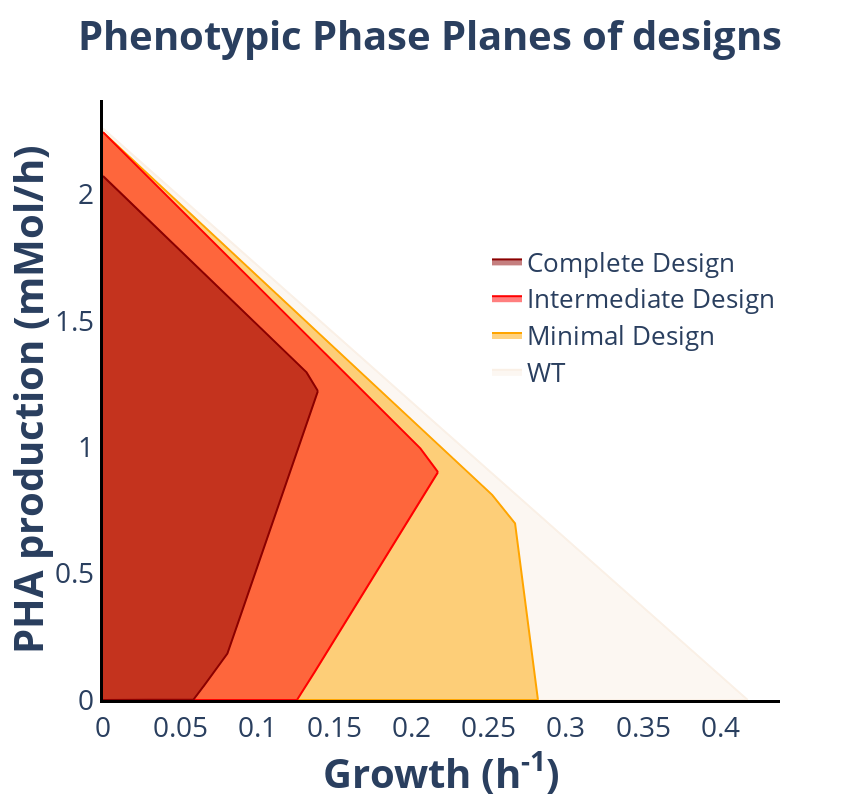

Write notebook code for a chart like this one.
### Code cell
min_r_df = min_result.data_frame
int_r_df = int_result.data_frame
complete_r_df = complete_result.data_frame

#parameters derived from wt dataframe
x = r_df.iloc[:, 0].tolist()
y1 = r_df.iloc[:, 1].tolist()
y2 = r_df.iloc[:, 2].tolist()

#parameters derived from min design dataframe
min_x = min_r_df.iloc[:, 0].tolist()
min_y1 = min_r_df.iloc[:, 1].tolist()
min_y2 = min_r_df.iloc[:, 2].tolist()

#parameters derived from intermediate design dataframe
int_x = int_r_df.iloc[:, 0].tolist()
int_y1 = int_r_df.iloc[:, 1].tolist()
int_y2 = int_r_df.iloc[:, 2].tolist()

#parameters derived from complete design dataframe
complete_x = complete_r_df.iloc[:, 0].tolist()
complete_y1 = complete_r_df.iloc[:, 1].tolist()
complete_y2 = complete_r_df.iloc[:, 2].tolist()

#user needed input:
title = "<b>Phenotypic Phase Planes of designs</b>"
xaxes_title = "<b>Growth (h<sup>-1</sup>)</b>"
yaxes_title =  "<b>PHA production (mMol/h)</b>"

fig = go.Figure()

#wt envelope
fig.add_trace(go.Scatter(
    x=x, 
    y=y1,
    fill=None,
    mode='lines',
    line_color='linen',
    showlegend=False
    ))
fig.add_trace(go.Scatter(
    x=x,
    y=y2,
    fill='tonexty', # fill area between trace0 and trace1
    mode='lines', 
    line_color='linen',
    name='WT'))
#minimal envelope
fig.add_trace(go.Scatter(
    x=min_x, 
    y=min_y1,
    fill=None,
    mode='lines',
    line_color='orange',
    showlegend=False
    ))
fig.add_trace(go.Scatter(
    x=min_x,
    y=min_y2,
    fill='tonexty', # fill area between trace0 and trace1
    mode='lines', 
    line_color='orange',
    name='Minimal Design'))
#intermediate envelope
fig.add_trace(go.Scatter(
    x=int_x, 
    y=int_y1,
    fill=None,
    mode='lines',
    line_color='red',
    showlegend=False
    ))
fig.add_trace(go.Scatter(
    x=int_x,
    y=int_y2,
    fill='tonexty', # fill area between trace0 and trace1
    mode='lines', 
    line_color='red',
    name='Intermediate Design'))
#complete envelope
fig.add_trace(go.Scatter(
    x=complete_x, 
    y=complete_y1,
    fill=None,
    mode='lines',
    line_color='darkred',
    showlegend=False
    ))
fig.add_trace(go.Scatter(
    x=complete_x,
    y=complete_y2,
    fill='tonexty', # fill area between trace0 and trace1
    mode='lines', 
    line_color='darkred',
    name='Complete Design'))

fig.update_layout(
    width = 860,
    height = 800,
    title = dict(text=title, font=dict(size=40), x=0.5, xanchor='center')
)

fig.update_layout(legend=dict(
    yanchor="top",
    y=0.77,
    xanchor="right",
    x=1.0,
    font=dict(size=26)
))

fig.update_xaxes(title=dict(text=xaxes_title, font=dict(size=40)) ,
                 range=[0, 1.05*max(x)],
                 showline=True,
                 linewidth=3.0,
                 linecolor='black')

fig.update_yaxes(title=dict(text=yaxes_title, font=dict(size=40)),
                 range=[0, 1.05*max(y2)],
                 showline=True,
                 linewidth=3.0,
                 linecolor='black')

fig.update_layout(
    plot_bgcolor='rgba(0,0,0,0)',
    yaxis = dict(tickfont = dict(size=28)),
    xaxis = dict(tickfont = dict(size=28))
)
fig.write_image("envelopes.svg") #after post editing this will be image 3D
fig.show()

### Figure 1 — Plotly figure (JSON) as saved in the notebook; plotly's stock layout.template omitted (floating-point values rounded to 4 significant figures)
{"data": [{"line": {"color": "linen"}, "mode": "lines", "showlegend": false, "type": "scatter", "x": [0, 0.02199, 0.04398, 0.06597, 0.08796, 0.1099, 0.1319, 0.1539, 0.1759, 0.1979, 0.2199, 0.2419, 0.2639, 0.2859, 0.3079, 0.3298, 0.3518, 0.3738, 0.3958, 0.4178], "y": [0, 0, 0, 0, 0, 0, 0, 0, 0, 0, 0, 0, 0, 0, 0, 0, 0, 0, 0, 0]}, {"fill": "tonexty", "line": {"color": "linen"}, "mode": "lines", "name": "WT", "type": "scatter", "x": [0, 0.02199, 0.04398, 0.06597, 0.08796, 0.1099, 0.1319, 0.1539, 0.1759, 0.1979, 0.2199, 0.2419, 0.2639, 0.2859, 0.3079, 0.3298, 0.3518, 0.3738, 0.3958, 0.4178], "y": [2.262, 2.143, 2.024, 1.905, 1.786, 1.666, 1.547, 1.428, 1.309, 1.19, 1.071, 0.9523, 0.8332, 0.7142, 0.5952, 0.4761, 0.3571, 0.2381, 0.119, 0]}, {"line": {"color": "orange"}, "mode": "lines", "showlegend": false, "type": "scatter", "x": [0, 0.01483, 0.02967, 0.0445, 0.05934, 0.07417, 0.08901, 0.1038, 0.1187, 0.1335, 0.1483, 0.1632, 0.178, 0.1928, 0.2077, 0.2225, 0.2373, 0.2522, 0.267, 0.2818], "y": [0, 0, 0, 0, 0, 0, 0, 0, 0, 0, 0, 0, 0, 0, 0, 0, 0, 0, 0, 0]}, {"fill": "tonexty", "line": {"color": "orange"}, "mode": "lines", "name": "Minimal Design", "type": "scatter", "x": [0, 0.01483, 0.02967, 0.0445, 0.05934, 0.07417, 0.08901, 0.1038, 0.1187, 0.1335, 0.1483, 0.1632, 0.178, 0.1928, 0.2077, 0.2225, 0.2373, 0.2522, 0.267, 0.2818], "y": [2.248, 2.163, 2.079, 1.994, 1.91, 1.825, 1.741, 1.656, 1.572, 1.488, 1.403, 1.319, 1.234, 1.15, 1.065, 0.9809, 0.8965, 0.812, 0.6986, 0]}, {"line": {"color": "red"}, "mode": "lines", "showlegend": false, "type": "scatter", "x": [0, 0.01142, 0.02285, 0.03427, 0.0457, 0.05712, 0.06855, 0.07997, 0.0914, 0.1028, 0.1142, 0.1257, 0.1371, 0.1485, 0.1599, 0.1714, 0.1828, 0.1942, 0.2056, 0.2171], "y": [0, 0, 0, 0, 0, 0, 0, 0, 0, 0, 0, 0, 0.1104, 0.2235, 0.3366, 0.4496, 0.5627, 0.6758, 0.7888, 0.9019]}, {"fill": "tonexty", "line": {"color": "red"}, "mode": "lines", "name": "Intermediate Design", "type": "scatter", "x": [0, 0.01142, 0.02285, 0.03427, 0.0457, 0.05712, 0.06855, 0.07997, 0.0914, 0.1028, 0.1142, 0.1257, 0.1371, 0.1485, 0.1599, 0.1714, 0.1828, 0.1942, 0.2056, 0.2171], "y": [2.248, 2.178, 2.109, 2.039, 1.969, 1.9, 1.83, 1.761, 1.691, 1.622, 1.552, 1.483, 1.413, 1.344, 1.274, 1.205, 1.135, 1.066, 0.9962, 0.9019]}, {"line": {"color": "darkred"}, "mode": "lines", "showlegend": false, "type": "scatter", "x": [0, 0.007328, 0.01466, 0.02199, 0.02931, 0.03664, 0.04397, 0.0513, 0.05863, 0.06596, 0.07328, 0.08061, 0.08794, 0.09527, 0.1026, 0.1099, 0.1173, 0.1246, 0.1319, 0.1392], "y": [0, 0, 0, 0, 0, 0, 0, 0, 0.001562, 0.06082, 0.1201, 0.1838, 0.3131, 0.443, 0.573, 0.7029, 0.8329, 0.9628, 1.093, 1.223]}, {"fill": "tonexty", "line": {"color": "darkred"}, "mode": "lines", "name": "Complete Design", "type": "scatter", "x": [0, 0.007328, 0.01466, 0.02199, 0.02931, 0.03664, 0.04397, 0.0513, 0.05863, 0.06596, 0.07328, 0.08061, 0.08794, 0.09527, 0.1026, 0.1099, 0.1173, 0.1246, 0.1319, 0.1392], "y": [2.074, 2.031, 1.988, 1.944, 1.901, 1.858, 1.815, 1.772, 1.728, 1.685, 1.642, 1.599, 1.556, 1.513, 1.469, 1.426, 1.383, 1.34, 1.297, 1.223]}], "layout": {"height": 800, "legend": {"font": {"size": 26}, "x": 1, "xanchor": "right", "y": 0.77, "yanchor": "top"}, "plot_bgcolor": "rgba(0,0,0,0)", "title": {"font": {"size": 40}, "text": "<b>Phenotypic Phase Planes of designs</b>", "x": 0.5, "xanchor": "center"}, "width": 860, "xaxis": {"linecolor": "black", "linewidth": 3, "range": [0, 0.4387], "showline": true, "tickfont": {"size": 28}, "title": {"font": {"size": 40}, "text": "<b>Growth (h<sup>-1</sup>)</b>"}}, "yaxis": {"linecolor": "black", "linewidth": 3, "range": [0, 2.375], "showline": true, "tickfont": {"size": 28}, "title": {"font": {"size": 40}, "text": "<b>PHA production (mMol/h)</b>"}}}}
